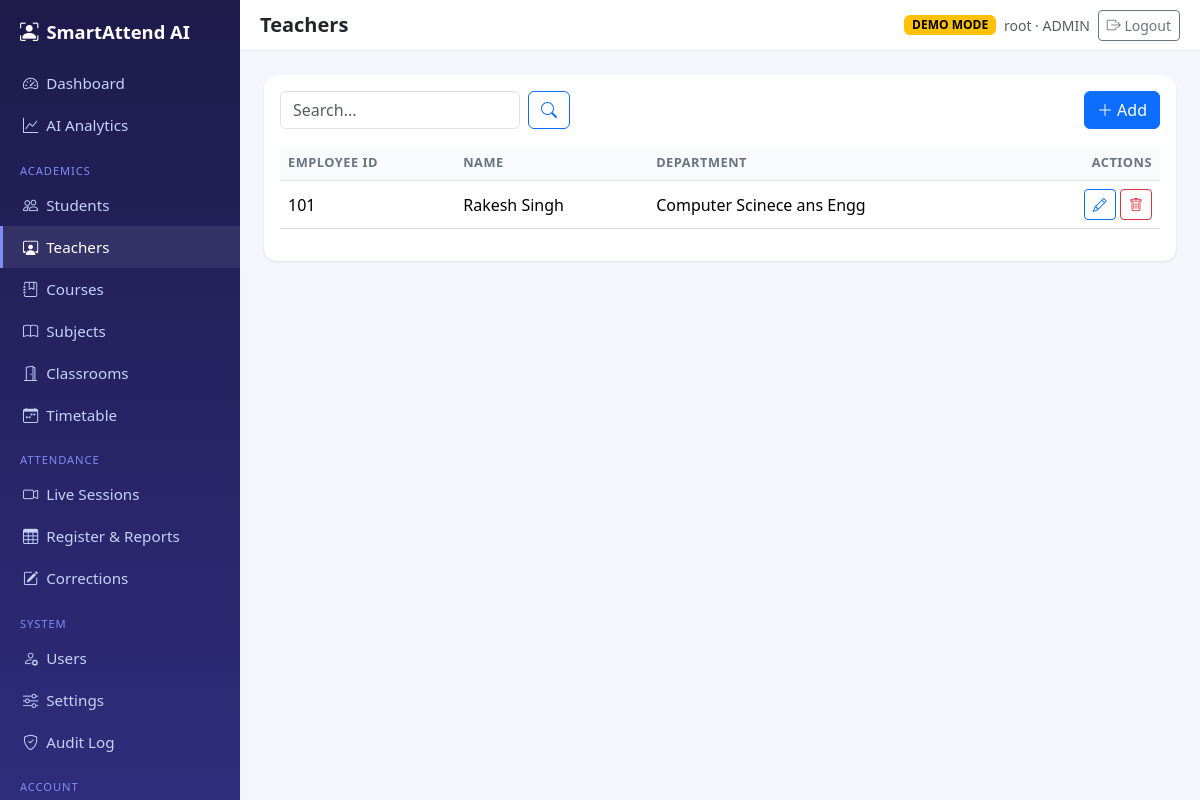
Screenshot of /manage/teachers/ (signed in) with the database file from the repository.
### apps/accounts/models.py (models this page shows, shortened)
class User(AbstractUser):
    ADMIN, TEACHER, STUDENT = "ADMIN", "TEACHER", "STUDENT"
    ROLES = [(ADMIN, "Admin"), (TEACHER, "Teacher"), (STUDENT, "Student")]
    role = models.CharField(max_length=10, choices=ROLES, default=STUDENT, db_index=True)
    phone = models.CharField(max_length=20, blank=True)

### apps/academics/models.py (models this page shows, shortened)
class Teacher(models.Model):
    user = models.OneToOneField(settings.AUTH_USER_MODEL, on_delete=models.CASCADE, related_name="teacher")
    employee_id = models.CharField(max_length=30, unique=True)
    department = models.CharField(max_length=100, blank=True)
    subjects = models.ManyToManyField(Subject, blank=True, related_name="teachers")
    class Meta:
        ordering = ["employee_id"]
    @property
    def name(self):
        return self.user.get_full_name() or self.user.username

### apps/academics/views.py (the view)
# urls.py: path("<str:key>/", views.crud_list, name="crud_list"),
@admin_required
def crud_list(request, key):
    c = _cfg(key)
    qs = c["model"].objects.all()
    if c["sr"]:
        qs = qs.select_related(*c["sr"])
    q = request.GET.get("q", "").strip()
    if q:
        cond = Q()
        for f in c["search"]:
            cond |= Q(**{f"{f}__icontains": q})
        qs = qs.filter(cond)
    flt, flt_opts, flt_val = c.get("filter"), None, request.GET.get("f", "")
    if flt:
        rel = c["model"]._meta.get_field(flt).related_model
        flt_opts = rel.objects.all()
        if flt_val.isdigit():
            qs = qs.filter(**{flt: flt_val})
    page = Paginator(qs, 12).get_page(request.GET.get("page"))
    return render(request, "crud/list.html", {"cfg": c, "key": key, "page": page, "q": q,
                                              "flt": flt, "flt_opts": flt_opts, "flt_val": flt_val})

### apps/academics/views.py (called while the page is built)
def _cfg(key):
    if key not in CONFIG:
        from django.http import Http404
        raise Http404
    return CONFIG[key]

### apps/core/context_processors.py (called while the page is built)
def globals(request):
    ctx = {"DEMO_MODE": settings.DEMO_MODE, "PROJECT_NAME": "SmartAttend AI"}
    u = getattr(request, "user", None)
    if u is not None and u.is_authenticated:
        ctx["unread_count"] = u.notifications.filter(is_read=False).count()
        ctx["eff_role"] = "ADMIN" if u.is_superuser else u.role
    return ctx

### apps/core/templatetags/core_extras.py (called while the page is built)
@register.filter
def attr(obj, path):
    for part in str(path).split("."):
        obj = getattr(obj, part, "")
        if callable(obj):
            obj = obj()
    return obj if obj is not None else ""

### templates/crud/list.html (shortened to what this page needs)
{% extends "base.html" %}{% load core_extras %}{% block title %}{{ cfg.title }}{% endblock %}{% block heading %}{{ cfg.title }}{% endblock %}
{% block content %}
<div class="card p-3"><div class="d-flex flex-wrap gap-2 justify-content-between mb-3">
<form class="d-flex flex-wrap gap-2" method="get">
<input class="form-control" style="width:240px" name="q" value="{{ q }}" placeholder="Search...">
<button class="btn btn-outline-primary"><i class="bi bi-search"></i></button></form>
<a class="btn btn-primary" href="{% url 'crud_new' key %}"><i class="bi bi-plus-lg"></i> Add</a></div>
<div class="table-responsive"><table class="table table-hover align-middle">
<thead><tr>{% for label, f in cfg.cols %}<th>{{ label }}</th>{% endfor %}<th class="text-end">Actions</th></tr></thead><tbody>
{% for o in page %}<tr>{% for label, f in cfg.cols %}<td>{% with v=o|attr:f %}{% if v == True %}<span class="badge text-bg-success">Yes</span>{% elif v == False %}<span class="badge text-bg-secondary">No</span>{% else %}{{ v }}{% endif %}{% endwith %}</td>{% endfor %}
<td class="text-end text-nowrap">{% if cfg.bio %}<a class="btn btn-sm btn-outline-success" title="Biometrics" href="{% url 'enroll' o.pk %}"><i class="bi bi-fingerprint"></i></a> {% endif %}
<a class="btn btn-sm btn-outline-primary" href="{% url 'crud_edit' key o.pk %}"><i class="bi bi-pencil"></i></a>
<a class="btn btn-sm btn-outline-danger" href="{% url 'crud_delete' key o.pk %}"><i class="bi bi-trash"></i></a></td></tr>
{% empty %}<tr><td colspan="{{ cfg.cols|length|add:1 }}" class="text-center text-muted py-4">No records found.</td></tr>{% endfor %}
</tbody></table></div>{% include "partials/pagination.html" %}</div>{% endblock %}

### templates/base.html (shortened to what this page needs)
{% load static core_extras %}<!doctype html>
<html lang="en"><head>
<link href="https://cdn.jsdelivr.net/npm/bootstrap@5.3.3/dist/css/bootstrap.min.css" rel="stylesheet">
<link href="https://cdn.jsdelivr.net/npm/bootstrap-icons@1.11.3/font/bootstrap-icons.css" rel="stylesheet">
<link href="{% static 'css/app.css' %}" rel="stylesheet">
</head><body>
<aside class="sidebar" id="sidebar">
  <a class="brand" href="{% url 'dashboard' %}"><i class="bi bi-person-bounding-box me-2"></i>{{ PROJECT_NAME }}</a>
  <nav class="nav flex-column">
  {% if eff_role == "ADMIN" %}
    <a class="nav-link" href="{% url 'admin_dashboard' %}"><i class="bi bi-speedometer2 me-2"></i>Dashboard</a>
    <a class="nav-link" href="{% url 'analytics' %}"><i class="bi bi-graph-up me-2"></i>AI Analytics</a>
    <div class="nav-section">Academics</div>
    <a class="nav-link" href="{% url 'crud_list' 'students' %}"><i class="bi bi-people me-2"></i>Students</a>
    <a class="nav-link" href="{% url 'crud_list' 'teachers' %}"><i class="bi bi-person-workspace me-2"></i>Teachers</a>
    <a class="nav-link" href="{% url 'crud_list' 'courses' %}"><i class="bi bi-journal-bookmark me-2"></i>Courses</a>
    <a class="nav-link" href="{% url 'crud_list' 'subjects' %}"><i class="bi bi-book me-2"></i>Subjects</a>
    <a class="nav-link" href="{% url 'crud_list' 'classrooms' %}"><i class="bi bi-door-open me-2"></i>Classrooms</a>
    <a class="nav-link" href="{% url 'crud_list' 'timetables' %}"><i class="bi bi-calendar-week me-2"></i>Timetable</a>
    <div class="nav-section">Attendance</div>
    <a class="nav-link" href="{% url 'teacher_dashboard' %}"><i class="bi bi-camera-video me-2"></i>Live Sessions</a>
    <a class="nav-link" href="{% url 'register' %}"><i class="bi bi-table me-2"></i>Register &amp; Reports</a>
    <a class="nav-link" href="{% url 'corrections_admin' %}"><i class="bi bi-pencil-square me-2"></i>Corrections</a>
    <div class="nav-section">System</div>
    <a class="nav-link" href="{% url 'crud_list' 'users' %}"><i class="bi bi-person-gear me-2"></i>Users</a>
    <a class="nav-link" href="{% url 'system_settings' %}"><i class="bi bi-sliders me-2"></i>Settings</a>
    <a class="nav-link" href="{% url 'audit_log' %}"><i class="bi bi-shield-check me-2"></i>Audit Log</a>
  {% elif eff_role == "STUDENT" %}
    <a class="nav-link" href="{% url 'student_dashboard' %}"><i class="bi bi-house me-2"></i>My Dashboard</a>
  {% endif %}
    <div class="nav-section">Account</div>
  </nav>
</aside>
<div class="main">
  <div class="topbar d-flex align-items-center justify-content-between">
    <h5 class="mb-0 fw-semibold">{% block heading %}{% endblock %}</h5>
    <div class="d-flex align-items-center gap-2">
      {% if DEMO_MODE %}<span class="badge text-bg-warning">DEMO MODE</span>{% endif %}
      <span class="text-muted small d-none d-md-inline">{{ request.user.get_full_name|default:request.user.username }} · {{ eff_role }}</span>
      <form method="post" action="{% url 'logout' %}">{% csrf_token %}<button class="btn btn-sm btn-outline-secondary"><i class="bi bi-box-arrow-right"></i> Logout</button></form>
    </div>
  </div>
  <div class="p-3 p-lg-4">
    {% block content %}{% endblock %}
  </div>
</div>
</body></html>

### static/css/app.css (style rules this page uses)
:root { --sb:#1e1b4b;--ac:#4f46e5 }
body { background:#f4f6fb;font-family:system-ui,-apple-system,"Segoe UI",Roboto,sans-serif }
.sidebar { width:240px;min-height:100vh;background:linear-gradient(180deg,#1e1b4b,#312e81);position:fixed;top:0;left:0;z-index:1030;transition:transform .2s }
.sidebar .brand { color:#fff;font-weight:700;font-size:1.15rem;padding:1.1rem 1.25rem;display:block;text-decoration:none }
.sidebar .nav-link { color:#c7d2fe;padding:.6rem 1.25rem;border-left:3px solid transparent;font-size:.95rem }
.sidebar .nav-link:hover,.sidebar .nav-link.active { color:#fff;background:rgba(255,255,255,.08);border-left-color:#818cf8 }
.sidebar .nav-section { color:#818cf8;font-size:.7rem;text-transform:uppercase;letter-spacing:.08em;padding:1rem 1.25rem .3rem }
.main { margin-left:240px;min-height:100vh }
.topbar { background:#fff;border-bottom:1px solid #e5e7eb;padding:.6rem 1.25rem;position:sticky;top:0;z-index:1020 }
.card { border:0;box-shadow:0 1px 3px rgba(0,0,0,.08);border-radius:.8rem }
.table thead th { background:#f9fafb;font-size:.8rem;text-transform:uppercase;letter-spacing:.04em;color:#6b7280;white-space:nowrap }

### rows the page displays
User: user.get_full_name "root"
Teacher: cols "101" "Rakesh Singh" "Computer Scinece ans Engg"

### other values shown
{{ PROJECT_NAME }} "SmartAttend AI"
{{ cfg.title }} "Teachers"
{{ eff_role }} "ADMIN"
{{ label }} "EMPLOYEE ID" "NAME" "DEPARTMENT"
